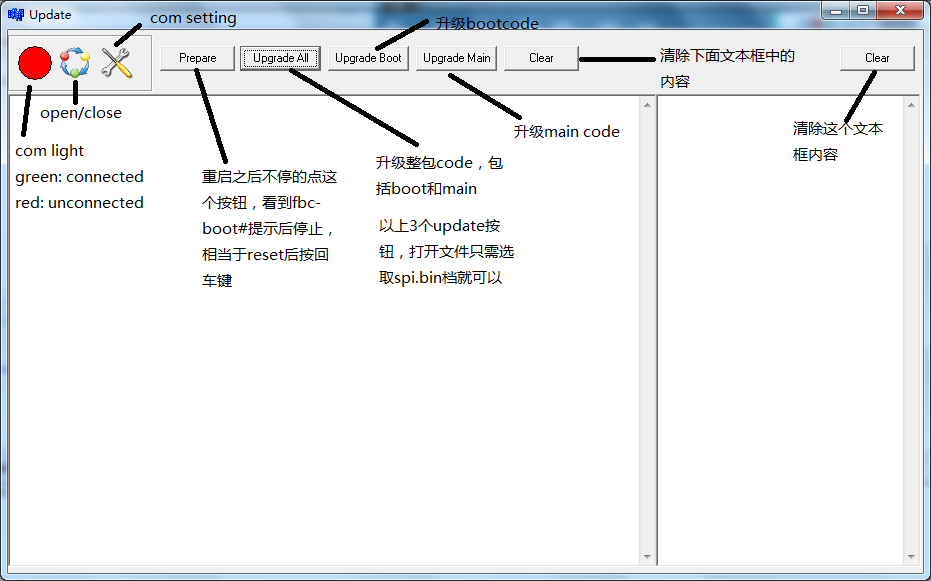
#> input picture project/fbc-main/help.bmp, 931 x 581 px, given in place of 00142.m2ts, which was not available
$ python sift.py
#> lines starting #> are read from the running program, lines starting #| are printed output that depends on the picture; pictures that were not available may be replaced by others from this repository, and a replacement may not be noted
import numpy as np
import cv2
from matplotlib import pyplot as plt

imgname1 = 'E:/other/gakki101.jpg'
imgname2 = 'E:/other/gakki102.jpg'

rtsp_str = 'D:\\code\\drawoutscene\\build\\test\\00142.m2ts'
cap = cv2.VideoCapture(rtsp_str)
h = cap.get(cv2.CAP_PROP_FRAME_HEIGHT)
w = cap.get(cv2.CAP_PROP_FRAME_WIDTH)

th = int(h/4);
tw = int(w/4);

n = 257

sift = cv2.xfeatures2d.SIFT_create()

# FLANN 参数设计
FLANN_INDEX_KDTREE = 0
index_params = dict(algorithm = FLANN_INDEX_KDTREE, trees = 1)
search_params = dict(checks=50)
flann = cv2.FlannBasedMatcher(index_params,search_params)

# img1 = cv2.imread(imgname1)
cap.set(cv2.CAP_PROP_POS_FRAMES, n)
ret, img1 = cap.read()
#> img1 is the input picture: shape (581, 931, 3); mean B, G, R 240.9, 238.9, 237.1
img1 = cv2.resize(img1, (tw, th))
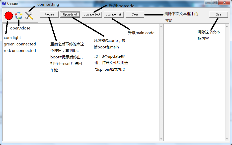
#> img1: shape (145, 232, 3); mean B, G, R 241.9, 240, 238.3
gray1 = cv2.cvtColor(img1, cv2.COLOR_BGR2GRAY) #灰度处理图像
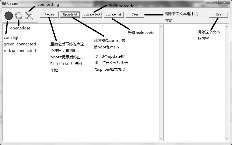
#> gray1: shape (145, 232); min 0, max 255, mean 239.7
kp1, des1 = sift.detectAndCompute(img1,None)#des是描述子
#> kp1 = 100 keypoints; strongest (x, y, size): (52, 44, 2.6), (56, 50, 1.9), (73, 50, 2.2), (188, 13, 2)

# img2 = cv2.imread(imgname2)
cap.set(cv2.CAP_PROP_POS_FRAMES, n+1)
ret, img2 = cap.read()
img2 = cv2.resize(img2, (tw, th))
gray2 = cv2.cvtColor(img2, cv2.COLOR_BGR2GRAY)
kp2, des2 = sift.detectAndCompute(img2,None)
#> kp2 has the same summary as kp1

# hmerge = np.hstack((gray1, gray2)) #水平拼接
# cv2.imshow("gray", hmerge) #拼接显示为gray
# cv2.waitKey(0)

img3 = cv2.drawKeypoints(img1,kp1,img1,color=(255,0,255))
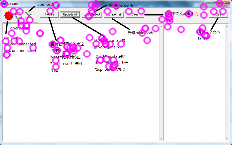
#> img3: shape (145, 232, 3); mean B, G, R 243.8, 229, 240.4
img4 = cv2.drawKeypoints(img2,kp2,img2,color=(255,0,255))

hmerge = np.hstack((img3, img4)) #水平拼接
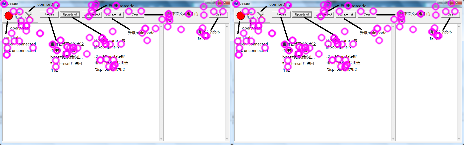
#> hmerge: shape (145, 464, 3); mean B, G, R 243.8, 229, 240.4
cv2.imshow("point", hmerge) #拼接显示为gray
matches = flann.knnMatch(des1,des2,k=2)
#> matches = 100 matches
matchesMask = [[0,0] for i in range(len(matches))]
#> matchesMask = 100 pairs, first value 0 to 0, second value 0 to 0
# print(matches)
# print(matchesMask)

good = []
for m,n in matches:
    if m.distance < 0.4*n.distance:
        good.append([m])
#> this loop made 100 passes
#> after the loop, good = 100 matches

print(len(good), len(matches), len(kp1), len(kp2))
#| 100 100 100 100
img5 = cv2.drawMatchesKnn(img1,kp1,img2,kp2,good,None,flags=2)
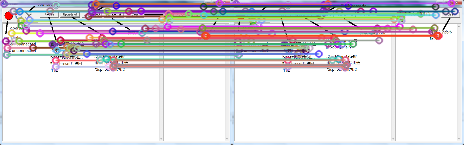
#> img5: shape (145, 464, 3); mean B, G, R 220.2, 215.7, 219.3
cv2.imshow("FLANN", img5)
cv2.waitKey(0)
cv2.destroyAllWindows()
